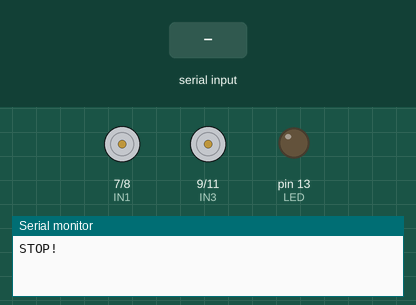
A sketch run on a simulated Arduino Uno, built with avr-gcc and run on an emulated ATmega328P. Parts: motor-driver pin pairs drawn as motors (green arrow = first pin HIGH = forward, orange = second pin HIGH = backward, longer = more drive, scaled by the enable pin), output pins drawn as LEDs (lit = HIGH), the last lines printed to the serial monitor. The test bench sets the inputs (shaded band).

Above: at 1.2 s.
1.3 s: "f" received over Serial
At 1.7 s:
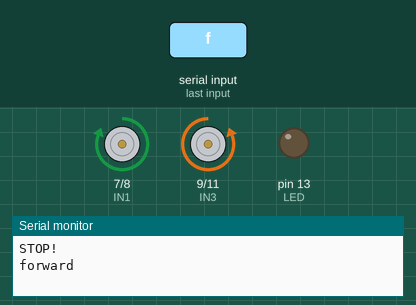
2.8 s: "l" received over Serial
At 4.0 s:
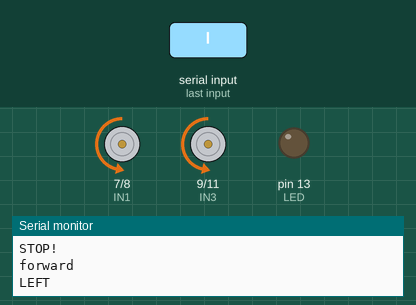
4.3 s: "r" received over Serial
At 5.2 s:
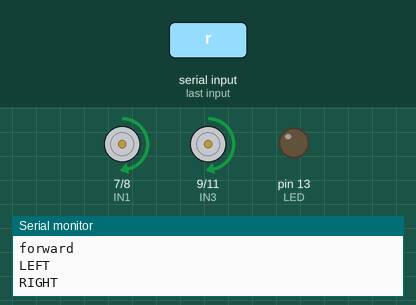
5.8 s: "s" received over Serial
At 6.4 s:
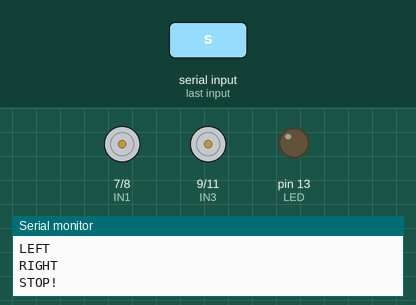
7.3 s: "b" received over Serial
At 8.5 s:
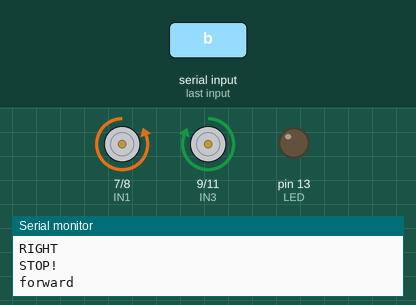
8.8 s: "a" received over Serial
At 9.8 s:
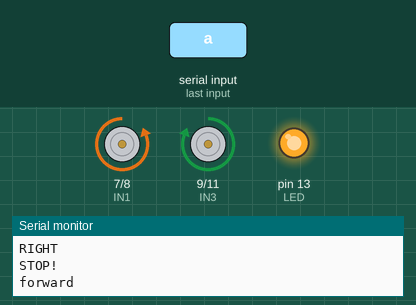
Timing chart, 0 to 11.3 s (numbered marks = the images above; inputs shaded):
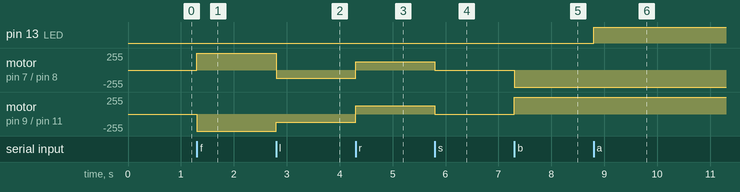

Measured:
- after the input at 1.3 s, motor on pin 7 (IN1) / pin 8 (IN2): stopped → forward 255/255 at once; motor on pin 9 (IN3) / pin 11 (IN4): stopped → backward 255/255 at once
- after the input at 2.8 s, motor on pin 7 (IN1) / pin 8 (IN2): forward 255/255 → backward 125/255 at once; motor on pin 9 (IN3) / pin 11 (IN4): backward 255/255 → backward 125/255 at once
- after the input at 4.3 s, motor on pin 7 (IN1) / pin 8 (IN2), motor on pin 9 (IN3) / pin 11 (IN4): backward 125/255 → forward 125/255 at once
- after the input at 5.8 s, motor on pin 7 (IN1) / pin 8 (IN2), motor on pin 9 (IN3) / pin 11 (IN4): forward 125/255 → stopped at once
- after the input at 7.3 s, motor on pin 7 (IN1) / pin 8 (IN2): stopped → backward 255/255 at once; motor on pin 9 (IN3) / pin 11 (IN4): stopped → forward 255/255 at once
- after the input at 8.8 s, pin 13 (LED): LOW → HIGH at once

The sketch:

ESRC_Bluetooth.ino
```cpp
#define ENA 5
#define ENB 6
#define IN1 7
#define IN2 8
#define IN3 9
#define IN4 11
#define LED 13

bool state = LOW;
char getstr;
unsigned char carspeed = 125;

void forward() {
  digitalWrite(ENA,HIGH);
  digitalWrite(ENB,HIGH);
  digitalWrite(IN1,HIGH);
  digitalWrite(IN2,LOW);
  digitalWrite(IN3,LOW);
  digitalWrite(IN4,HIGH);
  Serial.println("forward");
}

void backward() {
  digitalWrite(ENA,HIGH);
  digitalWrite(ENB,HIGH);
  digitalWrite(IN1,LOW);
  digitalWrite(IN2,HIGH);
  digitalWrite(IN3,HIGH);
  digitalWrite(IN4,LOW);
  Serial.println("forward");

}

void left() {
  analogWrite(ENA,carspeed);
  analogWrite(ENB,carspeed);
  digitalWrite(IN1,LOW);
  digitalWrite(IN2,HIGH);
  digitalWrite(IN3,LOW);
  digitalWrite(IN4,HIGH);
  Serial.println("LEFT");
}

void right() {
  analogWrite(ENA,carspeed);
  analogWrite(ENB,carspeed);
  digitalWrite(IN1,HIGH);
  digitalWrite(IN2,LOW);
  digitalWrite(IN3,HIGH);
  digitalWrite(IN4,LOW);
  Serial.println("RIGHT");
}

void stop() {
  digitalWrite(ENA,LOW);
  digitalWrite(ENB,LOW);
  Serial.println("STOP!");

}

void changestate() {
  state = !state;
  digitalWrite(LED, state);
}

void setup() {
  // put your setup code here, to run once:
  Serial.begin(9600);
  pinMode(ENA,OUTPUT);
  pinMode(ENB,OUTPUT);
  pinMode(IN1,OUTPUT);
  pinMode(IN2,OUTPUT);
  pinMode(IN3,OUTPUT);
  pinMode(IN4,OUTPUT);
  pinMode(LED,OUTPUT);
  stop();

}


void loop() {
  // put your main code here, to run repeatedly:
  getstr = Serial.read();
  switch(getstr) {
    case 's': stop(); break;
    case 'f': forward(); break;
    case 'b': backward(); break;
    case 'l': left(); break;
    case 'r': right(); break;
    case 'a':changestate(); break;
    default: break;
  }

}
```
